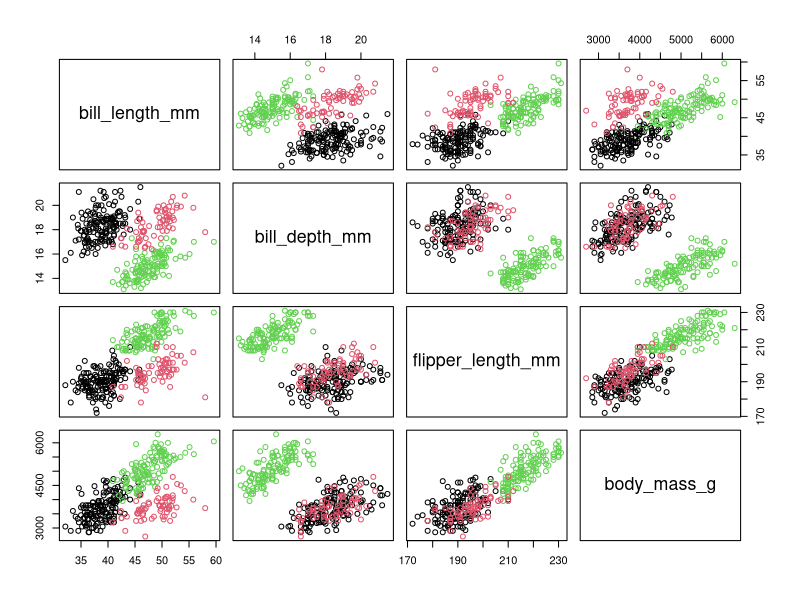

Write R code to recreate this figure.
# Section 1: Does what?
install.packages("palmerpenguins")
install.packages("randomForest")

# Section 2: Does what?
library(palmerpenguins)
library(randomForest)
library(dplyr)

# Section 3: Does what?
penguins_no_na <- na.omit(penguins)
penguins_cleaned <- select(penguins_no_na, species, bill_length_mm, bill_depth_mm,
                           flipper_length_mm, body_mass_g, body_mass_g)
penguins_rf <- randomForest(species ~ ., data = penguins_cleaned)
penguins_rf

# Section 4: Does what?
plot(penguins_cleaned[,-1], col = penguins_cleaned$species)

